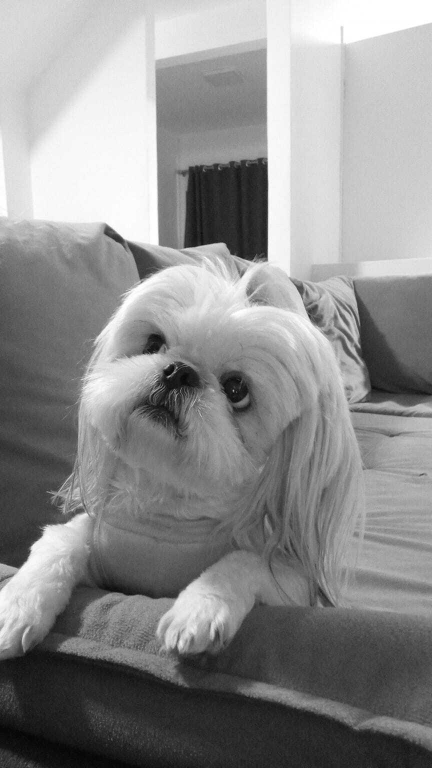
#> input picture Projeto 5/Images/Filo.jpg, 864 x 1536 px (shown at 1/2 size); the run also reads 3 pictures not shown here
$ python filtragem_espacial_convolucao.py
#> lines starting #> are read from the running program, lines starting #| are printed output that depends on the picture
# ele usou reflect pra comparar com imageJ
import numpy as np
from numpy import asarray
from PIL import Image
from scipy import ndimage


# Funções de abrir a imagem do ImageJ

def openImageJ(path_image):
    image_in = Image.open(path_image)
    image_np = np.array(image_in)
    print('Imagem filtrada no ImageJ')
    printImage(image_np)


def printImage(image):
    print(image)
    print(image.dtype)
    print(image.min(), image.max())

# Função de converter a imagem em um numpy array
def converting(image):
    img_array = np.array(image).astype(int)
    print('Imagem Original')
    printImage(img_array)
    return img_array

# Função de realizar a convolução
def convolution(img_array, k):
    im = ndimage.convolve(img_array, k, mode='reflect')
    print("Imagem após somente a convolução")
    printMinMax(im)
    im = replaceNegativeValues(im)
    return im

# Função de exibir o máx e min
def printMinMax(im):
    print()
    print(im)
    print(im.min(),im.max())

# Função de converter para int para permitir valores negativos
def replaceNegativeValues(im):
    im = np.where(im < 0, 0, im)
    print('Imagem após convolução e substituição zero')
    printMinMax(im)
    return im

# Função de converter array em imagem tipo usint uint8
def convertUint8(im):
    image_out = Image.fromarray(im.astype('uint8'))
    image_out.show()
    return image_out

# Abrir Imagem Original
image = Image.open('../Images/Filo.jpg')
#> image is the input picture: PIL image 864x1536 L; min 0, max 255, mean 140.8
image.show()


#RESPOSTA DA ALTERNATIVA A
print('-------------------Alternativa A-----------------------')
# Imagem filtrada usando ImageJ para comparação
openImageJ('../Images/ImageJ/Filo-ImageJ-a.tif')
#> (printed output is left out)
#| uint8
#| 0 255

# Converter imagem original em array
img_array = converting(image)
#> (printed output is left out)
#| int64
#| 0 255

# Kernel (A) -  # Convolução usando filtro no modo reflect
K_A = np.array([[0, 0, 0],
                [0, 1, 0],
                [0, 0, 0]])

# Aplicando convolução
im = convolution(img_array, K_A)
#> (printed output is left out)
#| 0 255
#> (printed output is left out)
#| 0 255

# Convertendo array em imagem tipo usint uint8 e salvando imagem
img_out = convertUint8(im)
img_out.save('../Images/a.jpg')

#RESPOSTA DA ALTERNATIVA B

print('-------------------Alternativa B-----------------------')
# Imagem filtrada usando ImageJ para comparação
openImageJ('../Images/ImageJ/Filo-ImageJ-b.tif')
#> call 2 of openImageJ, with path_image = '../Images/ImageJ/Filo-ImageJ-b.tif'
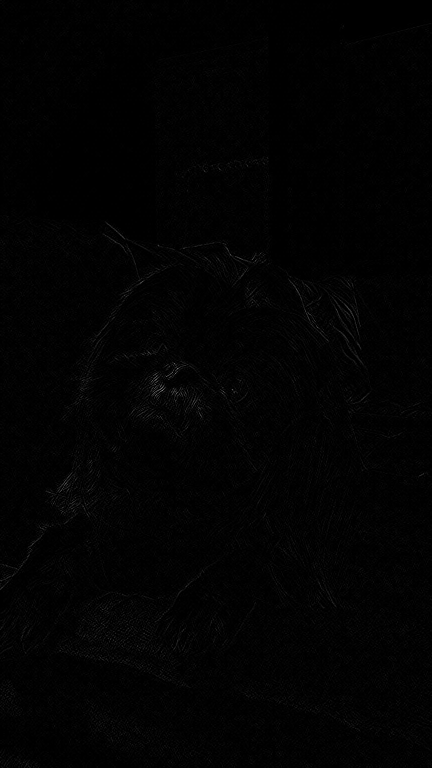
#> input picture Projeto 5/Images/ImageJ/Filo-ImageJ-b.tif, 864 x 1536 px (shown at 1/2 size)
#> in openImageJ, image_in is the input picture: PIL image 864x1536 L; min 0, max 210, mean 2.3
#> (printed output is left out)
#| uint8
#| 0 210


# Kernel (B) -  # Convolução usando filtro no modo reflect
K_B = np.array([[1, 0, -1],
                [0, 0, 0],
                [-1, 0, 1]])

# Aplicando convolução
im = convolution(img_array, K_B)
#> in convolution (call 2), `im = ndimage.convolve(img_array, k, mode='reflect')`:
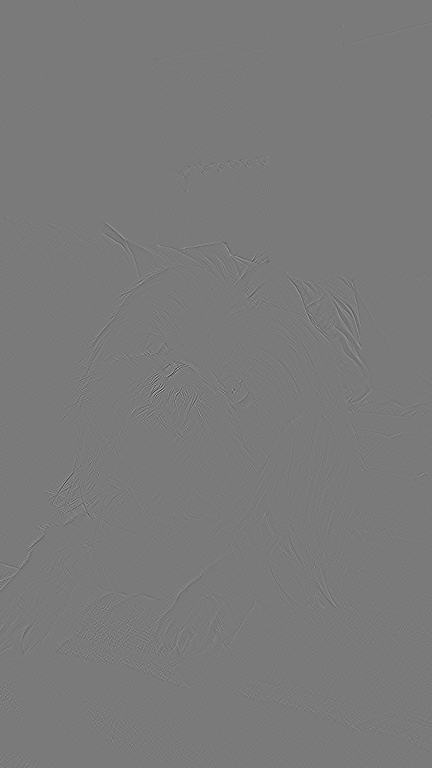
#> im: shape (1536, 864) int64 (shown at 1/2 size); min -194, max 210, mean 0; drawn with min black and max white
#> (printed output is left out)
#| -194 210
#> (printed output is left out)
#| 0 210

# Convertendo array em imagem tipo usint uint8 e salvando imagem
img_out = convertUint8(im)
img_out.save('../Images/b.jpg')

#RESPOSTA DA ALTERNATIVA C

print('-------------------Alternativa C-----------------------')
# Imagem filtrada usando ImageJ para comparação
openImageJ('../Images/ImageJ/Filo-ImageJ-c.tif')
#> (printed output is left out)
#| uint8
#| 0 216


# Kernel (C) -  # Convolução usando filtro no modo reflect
K_C = np.array([[0, -1, 0],
                [-1, 4, -1],
                [0, -1, 0]])

# Aplicando convolução
im = convolution(img_array, K_C)
#> (printed output is left out)
#| -243 216
#> (printed output is left out)
#| 0 216

# Convertendo array em imagem tipo usint uint8 e salvando imagem
img_out = convertUint8(im)
img_out.save('../Images/c.jpg')

#RESPOSTA DA ALTERNATIVA C

print('-------------------Alternativa D-----------------------')
# Imagem filtrada usando ImageJ para comparação
openImageJ('../Images/ImageJ/Filo-ImageJ-d.tif')
#> call 4 of openImageJ, with path_image = '../Images/ImageJ/Filo-ImageJ-d.tif'
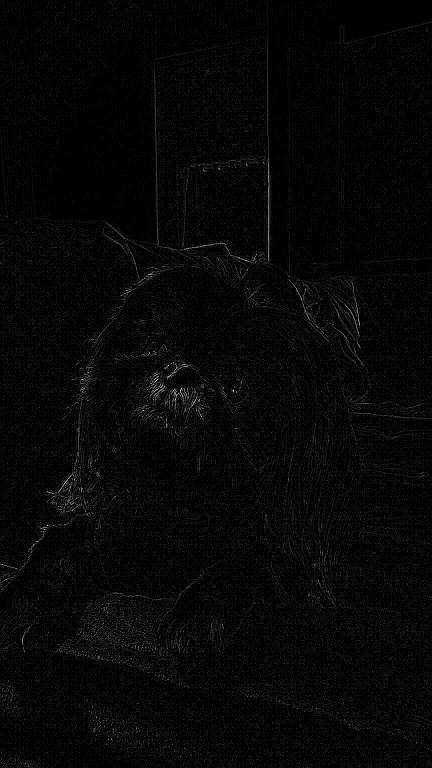
#> input picture Projeto 5/Images/ImageJ/Filo-ImageJ-d.tif, 864 x 1536 px (shown at 1/2 size)
#> in openImageJ, image_in is the input picture: PIL image 864x1536 L; min 0, max 255, mean 6.9
#> (printed output is left out)
#| uint8
#| 0 255


# Kernel (D) -  # Convolução usando filtro no modo reflect
K_D = np.array([[-1, -1, -1],
                [-1, 8, -1],
                [-1, -1, -1]])

# Aplicando convolução
im = convolution(img_array, K_D)
#> (printed output is left out)
#| -499 512
#> (printed output is left out)
#| 0 512

# Convertendo array em imagem tipo usint uint8 e salvando imagem
img_out = convertUint8(im)
img_out.save('../Images/d.jpg')

print('-------------------Alternativa E-----------------------')
# Imagem filtrada usando ImageJ para comparação
openImageJ('../Images/ImageJ/Filo-ImageJ-e.tif')
#> (printed output is left out)
#| uint8
#| 0 255


# Kernel (E) -  # Convolução usando filtro no modo reflect
K_E = np.array([[0, -1, 0],
                [-1, 5, -1],
                [0, -1, 0]])

# Aplicando convolução
im = convolution(img_array, K_E)
#> in convolution (call 5), `im = ndimage.convolve(img_array, k, mode='reflect')`:
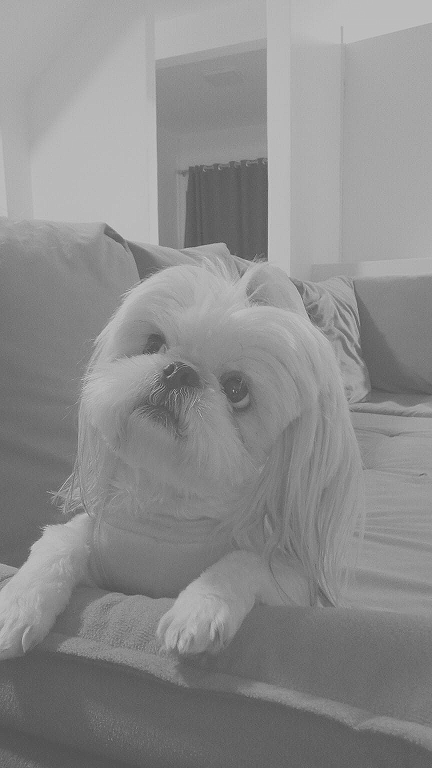
#> im: shape (1536, 864) int64 (shown at 1/2 size); min -188, max 410, mean 140.8; drawn with min black and max white
#> (printed output is left out)
#| -188 410
#> in replaceNegativeValues (call 5), `im = np.where(im < 0, 0, im)`:
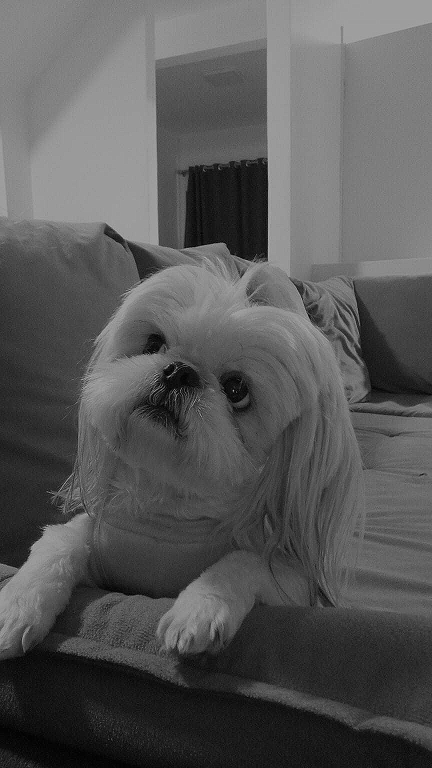
#> im: shape (1536, 864) int64 (shown at 1/2 size); min 0, max 410, mean 140.8; drawn with min black and max white
#> (printed output is left out)
#| 0 410

# Convertendo array em imagem tipo usint uint8 e salvando imagem
img_out = convertUint8(im)
img_out.save('../Images/e.jpg')

print('-------------------Alternativa F-----------------------')
# Imagem filtrada usando ImageJ para comparação
#> (the run stopped early here; a loop or call above may not have finished)
